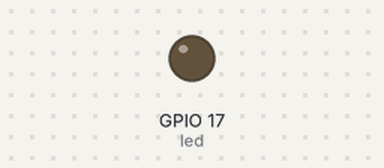
Simulated run of this program. Board: Raspberry Pi (BCM pin numbers). Shown: output pins drawn as LEDs (lit = HIGH).

Above: at 0.05 s.
At 1.5 s:
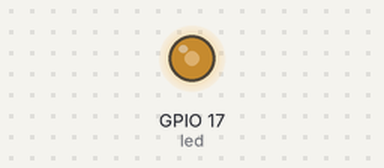
At 3.0 s:
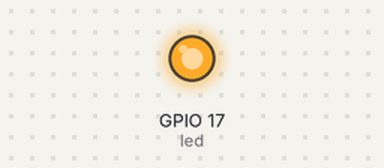
Timing chart, 0 to 6.9 s (numbered marks = the images above):
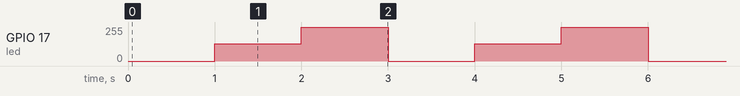

The program:

LED2_3.py
```python
#from gpiozero import LED
#from time import sleep

#led = LED(17)

#while True:
#    led.on()
#    sleep(1)
#    led.off()
#    sleep(1)

from gpiozero import PWMLED
from time import sleep

led = PWMLED(17)

while True:
    led.value = 0
    sleep(1)
    led.value = 0.5
    sleep(1)
    led.value = 1
    sleep(1)
```

Measured:
- by itself, GPIO 17 (led): repeats every 3.0 s: 255/255 1.0 s, 0/255 1.0 s, 128/255 1.0 s
